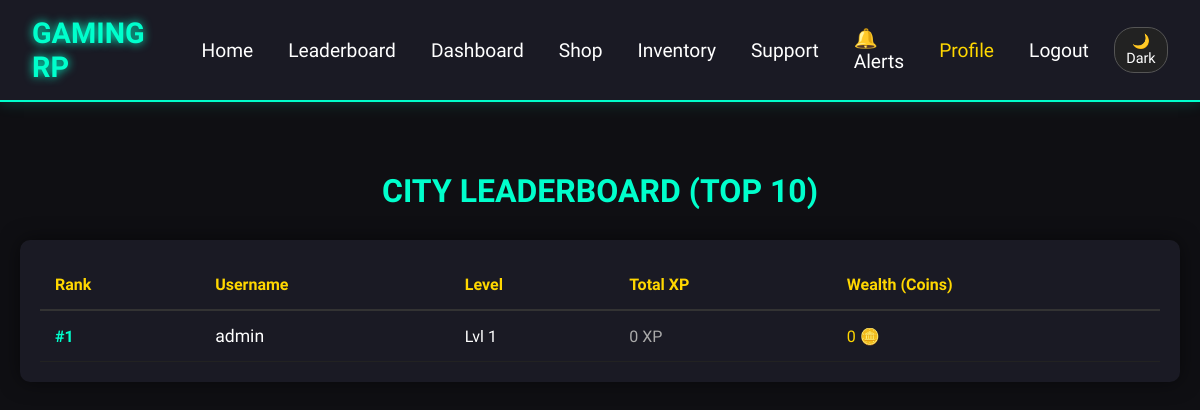
Screenshot of /leaderboard (signed in) with the database file from the repository.
### tables this page shows
CREATE TABLE Wallet (
    WalletId INTEGER PRIMARY KEY AUTOINCREMENT,
    UserId INTEGER,
    Coins INTEGER DEFAULT 0,
    LastDailyReward TIMESTAMP
);

CREATE TABLE Users (
    UserId INTEGER PRIMARY KEY AUTOINCREMENT,
    Username TEXT UNIQUE,
    Email TEXT UNIQUE,
    PasswordHash TEXT,
    Role TEXT DEFAULT 'User',
    Avatar TEXT,
    Level INTEGER DEFAULT 1,
    XP INTEGER DEFAULT 0,
    CreatedAt TIMESTAMP DEFAULT CURRENT_TIMESTAMP,
    IsBanned INTEGER DEFAULT 0,
    WarningCount INTEGER DEFAULT 0
);

### routes/main_routes.py (the view)
@main_bp.route('/leaderboard')
def leaderboard():
    conn = get_db_connection()
    cursor = conn.cursor()
    cursor.execute("""
        SELECT u.Username, u.Level, u.XP, w.Coins
        FROM Users u
        JOIN Wallet w ON u.UserId = w.UserId
        ORDER BY u.Level DESC, u.XP DESC
        LIMIT 10
    """)
    top_users = cursor.fetchall()
    conn.close()
    return render_template('leaderboard.html', users=top_users)

### models/db.py (called while the page is built)
def get_db_connection():
    try:
        conn = sqlite3.connect(DATABASE, check_same_thread=False)
        conn.row_factory = sqlite3.Row
        return conn
    except Exception as e:
        print("Database Error:", e)
        return None

### routes/main_routes.py (called while the page is built)
@main_bp.before_app_request
def check_maintenance():
    allowed = ['static', 'auth.login', 'auth.logout', 'main.maintenance_page']
    if request.endpoint in allowed:
        return
    conn = get_db_connection()
    cursor = conn.cursor()
    cursor.execute(
        "SELECT SettingValue FROM SystemSettings WHERE SettingKey=?",
        ('MaintenanceMode',)
    )
    row = cursor.fetchone()
    conn.close()
    if row and row["SettingValue"] == '1':
        if session.get('role') != 'Admin':
            return render_template('maintenance.html')

### templates/leaderboard.html
{% extends "base.html" %}
{% block content %}
    <h1 style="color: #00ffcc; margin-bottom: 30px;">CITY LEADERBOARD (TOP 10)</h1>
    <div style="background: #1a1a24; padding: 20px; border-radius: 10px; box-shadow: 0 0 20px rgba(0,0,0,0.5);">
        <table style="width: 100%; border-collapse: collapse; text-align: left;">
            <tr style="color: #ffd700; border-bottom: 2px solid #333;">
                <th style="padding: 15px;">Rank</th>
                <th style="padding: 15px;">Username</th>
                <th style="padding: 15px;">Level</th>
                <th style="padding: 15px;">Total XP</th>
                <th style="padding: 15px;">Wealth (Coins)</th>
            </tr>
            {% for user in users %}
            <tr style="border-bottom: 1px solid #222; color: #fff;">
                <td style="padding: 15px; font-weight: bold; color: #00ffcc;">#{{ loop.index }}</td>
                <td style="padding: 15px; font-size: 1.1rem;">{{ user[0] }}</td>
                <td style="padding: 15px;">Lvl {{ user[1] }}</td>
                <td style="padding: 15px; color: #aaa;">{{ user[2] }} XP</td>
                <td style="padding: 15px; color: #ffd700;">{{ user[3] }} 🪙</td>
            </tr>
            {% endfor %}
        </table>
    </div>
{% endblock %}

### static/style.css (style rules this page uses)
* { margin: 0; padding: 0; box-sizing: border-box; font-family: 'Rajdhani', sans-serif; }
body { background-color: #0f0f13; color: #ffffff; min-height: 100vh; }

### rows the page displays
Wallet: Username "admin", Level "1", XP "0", Coins "0"
